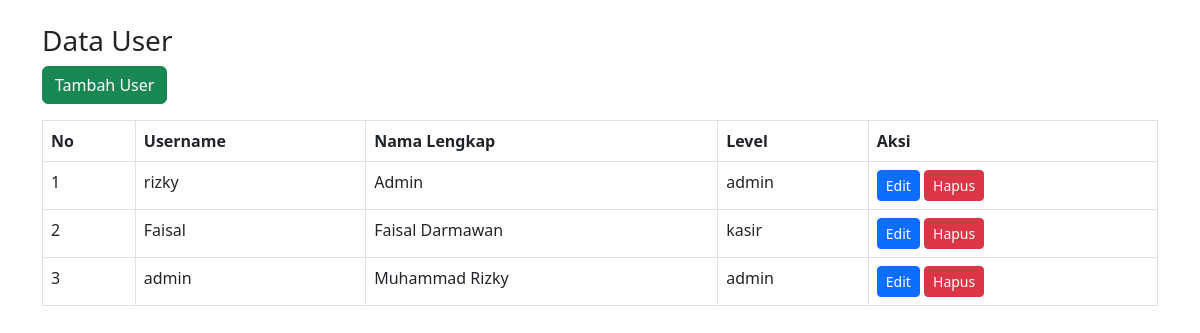
The app's page /casing_store/admin/users/index.php with its own data.
### tables this page shows
CREATE TABLE `users` (
  `id` int NOT NULL,
  `nama` varchar(100) NOT NULL,
  `username` varchar(50) NOT NULL,
  `password` varchar(255) NOT NULL,
  `role` varchar(50) DEFAULT NULL
);

### casing_store/admin/users/index.php (the view, shortened to what this page needs)
<?php
include '../../config/koneksi.php';
$users = mysqli_query($conn, "SELECT * FROM users ORDER BY id DESC");
?>
<!DOCTYPE html>
<html>
<head>
    <link href="https://cdn.jsdelivr.net/npm/bootstrap@5.3.0/dist/css/bootstrap.min.css" rel="stylesheet">
</head>
<body class="container mt-4">
    <h3>Data User</h3>
    <a href="tambah.php" class="btn btn-success mb-3">Tambah User</a>
    <table class="table table-bordered">
        <thead>
            <tr>
                <th>No</th>
                <th>Username</th>
                <th>Nama Lengkap</th>
                <th>Level</th>
                <th>Aksi</th>
            </tr>
        </thead>
        <tbody>
            <?php $no=1; while ($u = mysqli_fetch_assoc($users)): ?>
            <tr>
                <td><?= $no++ ?></td>
                <td><?= $u['username'] ?></td>
                <td><?= $u['nama'] ?></td>
                <td><?= $u['role'] ?></td>
                <td>
                    <a href="edit.php?id=<?= $u['id'] ?>" class="btn btn-sm btn-primary">Edit</a>
                    <a href="hapus.php?id=<?= $u['id'] ?>" class="btn btn-sm btn-danger" onclick="return confirm('Hapus user ini?')">Hapus</a>
                </td>
            </tr>
            <?php endwhile; ?>
        </tbody>
    </table>
</body>
</html>

### records on screen
users: username "rizky", nama "Admin", role "admin"
users: username "Faisal", nama "Faisal Darmawan", role "kasir"
users: username "admin", nama "Muhammad Rizky", role "admin"
